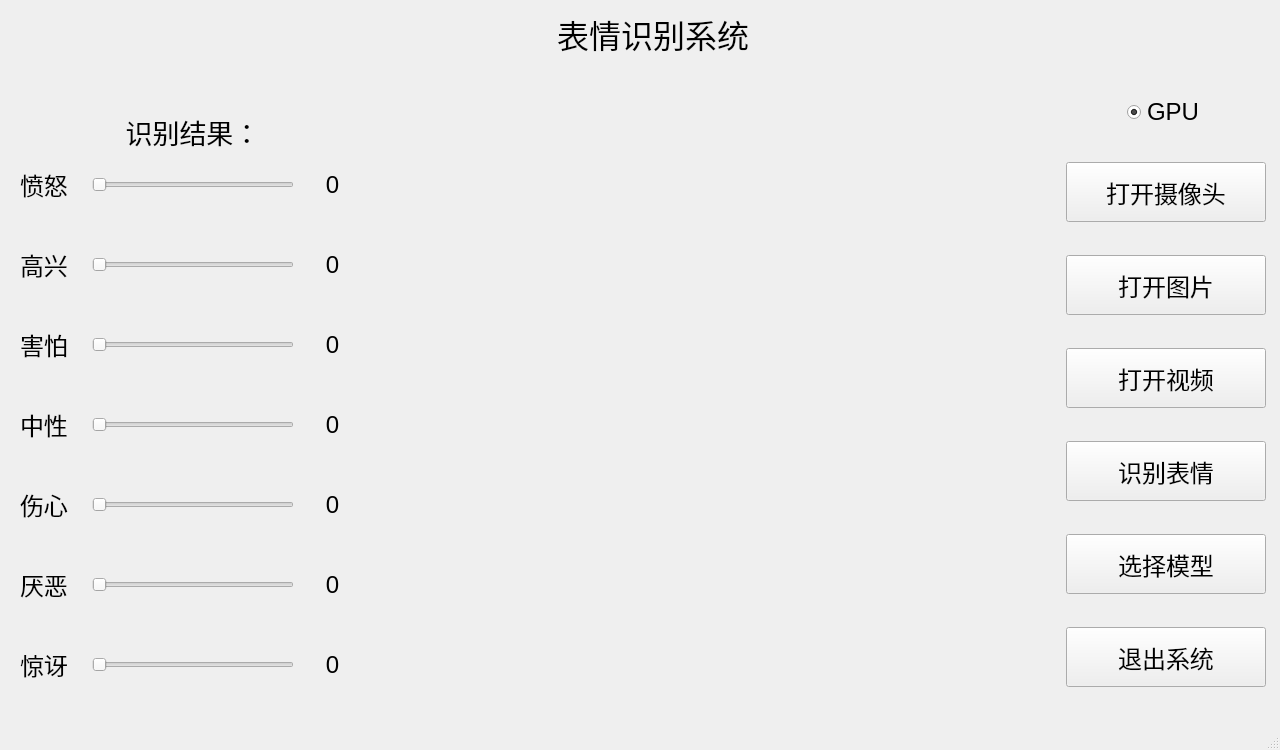
<?xml version="1.0" encoding="UTF-8"?>
<ui version="4.0">
 <class>FER_window</class>
 <widget class="QMainWindow" name="FER_window">
  <property name="geometry">
   <rect>
    <x>0</x>
    <y>0</y>
    <width>1280</width>
    <height>750</height>
   </rect>
  </property>
  <property name="minimumSize">
   <size>
    <width>1280</width>
    <height>750</height>
   </size>
  </property>
  <property name="maximumSize">
   <size>
    <width>1280</width>
    <height>750</height>
   </size>
  </property>
  <property name="cursor">
   <cursorShape>ArrowCursor</cursorShape>
  </property>
  <property name="windowTitle">
   <string>表情识别系统</string>
  </property>
  <property name="styleSheet">
   <string notr="true"/>
  </property>
  <widget class="QWidget" name="centralwidget">
   <widget class="QWidget" name="verticalLayoutWidget">
    <property name="geometry">
     <rect>
      <x>0</x>
      <y>0</y>
      <width>1306</width>
      <height>1221</height>
     </rect>
    </property>
    <layout class="QVBoxLayout" name="verticalLayout">
     <property name="spacing">
      <number>9</number>
     </property>
     <property name="topMargin">
      <number>10</number>
     </property>
     <property name="bottomMargin">
      <number>0</number>
     </property>
     <item>
      <widget class="QLabel" name="label_system_name">
       <property name="minimumSize">
        <size>
         <width>0</width>
         <height>40</height>
        </size>
       </property>
       <property name="maximumSize">
        <size>
         <width>16777215</width>
         <height>70</height>
        </size>
       </property>
       <property name="font">
        <font>
         <pointsize>24</pointsize>
        </font>
       </property>
       <property name="layoutDirection">
        <enum>Qt::LeftToRight</enum>
       </property>
       <property name="text">
        <string>表情识别系统</string>
       </property>
       <property name="alignment">
        <set>Qt::AlignCenter</set>
       </property>
       <property name="margin">
        <number>0</number>
       </property>
      </widget>
     </item>
     <item>
      <layout class="QHBoxLayout" name="horizontalLayout">
       <property name="spacing">
        <number>0</number>
       </property>
       <item>
        <layout class="QVBoxLayout" name="verticalLayout_2">
         <property name="spacing">
          <number>10</number>
         </property>
         <property name="sizeConstraint">
          <enum>QLayout::SetMinAndMaxSize</enum>
         </property>
         <property name="leftMargin">
          <number>20</number>
         </property>
         <property name="topMargin">
          <number>0</number>
         </property>
         <property name="rightMargin">
          <number>20</number>
         </property>
         <property name="bottomMargin">
          <number>0</number>
         </property>
         <item>
          <spacer name="verticalSpacer_2">
           <property name="orientation">
            <enum>Qt::Vertical</enum>
           </property>
           <property name="sizeHint" stdset="0">
            <size>
             <width>20</width>
             <height>40</height>
            </size>
           </property>
          </spacer>
         </item>
         <item>
          <widget class="QLabel" name="label_fer_result">
           <property name="minimumSize">
            <size>
             <width>0</width>
             <height>50</height>
            </size>
           </property>
           <property name="maximumSize">
            <size>
             <width>16777215</width>
             <height>107</height>
            </size>
           </property>
           <property name="font">
            <font>
             <pointsize>20</pointsize>
            </font>
           </property>
           <property name="text">
            <string>识别结果：</string>
           </property>
           <property name="alignment">
            <set>Qt::AlignCenter</set>
           </property>
          </widget>
         </item>
         <item>
          <layout class="QGridLayout" name="gridLayout">
           <property name="horizontalSpacing">
            <number>5</number>
           </property>
           <property name="verticalSpacing">
            <number>45</number>
           </property>
           <item row="4" column="2">
            <widget class="QLabel" name="label_sadness_pro">
             <property name="font">
              <font>
               <pointsize>18</pointsize>
              </font>
             </property>
             <property name="text">
              <string>0</string>
             </property>
             <property name="alignment">
              <set>Qt::AlignCenter</set>
             </property>
            </widget>
           </item>
           <item row="0" column="0">
            <widget class="QLabel" name="label_anger">
             <property name="maximumSize">
              <size>
               <width>16777215</width>
               <height>16777215</height>
              </size>
             </property>
             <property name="font">
              <font>
               <pointsize>18</pointsize>
              </font>
             </property>
             <property name="text">
              <string>愤怒</string>
             </property>
            </widget>
           </item>
           <item row="4" column="1">
            <widget class="QSlider" name="horizontalSlider_sadness">
             <property name="maximumSize">
              <size>
               <width>202</width>
               <height>16777215</height>
              </size>
             </property>
             <property name="maximum">
              <number>100</number>
             </property>
             <property name="value">
              <number>0</number>
             </property>
             <property name="orientation">
              <enum>Qt::Horizontal</enum>
             </property>
            </widget>
           </item>
           <item row="4" column="0">
            <widget class="QLabel" name="label_sadness">
             <property name="font">
              <font>
               <pointsize>18</pointsize>
              </font>
             </property>
             <property name="text">
              <string>伤心</string>
             </property>
            </widget>
           </item>
           <item row="0" column="1">
            <widget class="QSlider" name="horizontalSlider_anger">
             <property name="minimumSize">
              <size>
               <width>202</width>
               <height>0</height>
              </size>
             </property>
             <property name="maximumSize">
              <size>
               <width>202</width>
               <height>16777215</height>
              </size>
             </property>
             <property name="maximum">
              <number>100</number>
             </property>
             <property name="singleStep">
              <number>1</number>
             </property>
             <property name="value">
              <number>0</number>
             </property>
             <property name="orientation">
              <enum>Qt::Horizontal</enum>
             </property>
            </widget>
           </item>
           <item row="6" column="0">
            <widget class="QLabel" name="label_surprise">
             <property name="font">
              <font>
               <pointsize>18</pointsize>
              </font>
             </property>
             <property name="text">
              <string>惊讶</string>
             </property>
            </widget>
           </item>
           <item row="1" column="1">
            <widget class="QSlider" name="horizontalSlider_happy">
             <property name="minimumSize">
              <size>
               <width>202</width>
               <height>0</height>
              </size>
             </property>
             <property name="maximumSize">
              <size>
               <width>202</width>
               <height>16777215</height>
              </size>
             </property>
             <property name="maximum">
              <number>100</number>
             </property>
             <property name="value">
              <number>0</number>
             </property>
             <property name="orientation">
              <enum>Qt::Horizontal</enum>
             </property>
            </widget>
           </item>
           <item row="3" column="1">
            <widget class="QSlider" name="horizontalSlider_neutral">
             <property name="maximumSize">
              <size>
               <width>202</width>
               <height>16777215</height>
              </size>
             </property>
             <property name="maximum">
              <number>100</number>
             </property>
             <property name="value">
              <number>0</number>
             </property>
             <property name="orientation">
              <enum>Qt::Horizontal</enum>
             </property>
            </widget>
           </item>
           <item row="2" column="1">
            <widget class="QSlider" name="horizontalSlider_fear">
             <property name="maximumSize">
              <size>
               <width>202</width>
               <height>16777215</height>
              </size>
             </property>
             <property name="maximum">
              <number>100</number>
             </property>
             <property name="value">
              <number>0</number>
             </property>
             <property name="orientation">
              <enum>Qt::Horizontal</enum>
             </property>
            </widget>
           </item>
           <item row="2" column="0">
            <widget class="QLabel" name="label_fear">
             <property name="font">
              <font>
               <pointsize>18</pointsize>
              </font>
             </property>
             <property name="text">
              <string>害怕</string>
             </property>
            </widget>
           </item>
           <item row="2" column="2">
            <widget class="QLabel" name="label_fear_pro">
             <property name="font">
              <font>
               <pointsize>18</pointsize>
              </font>
             </property>
             <property name="text">
              <string>0</string>
             </property>
             <property name="alignment">
              <set>Qt::AlignCenter</set>
             </property>
            </widget>
           </item>
           <item row="3" column="2">
            <widget class="QLabel" name="label_neutral_pro">
             <property name="font">
              <font>
               <pointsize>18</pointsize>
              </font>
             </property>
             <property name="text">
              <string>0</string>
             </property>
             <property name="alignment">
              <set>Qt::AlignCenter</set>
             </property>
            </widget>
           </item>
           <item row="0" column="2">
            <widget class="QLabel" name="label_anger_pro">
             <property name="maximumSize">
              <size>
               <width>16777215</width>
               <height>16777215</height>
              </size>
             </property>
             <property name="font">
              <font>
               <pointsize>18</pointsize>
              </font>
             </property>
             <property name="text">
              <string>0</string>
             </property>
             <property name="alignment">
              <set>Qt::AlignCenter</set>
             </property>
            </widget>
           </item>
           <item row="5" column="1">
            <widget class="QSlider" name="horizontalSlider_disgust">
             <property name="minimumSize">
              <size>
               <width>202</width>
               <height>0</height>
              </size>
             </property>
             <property name="maximumSize">
              <size>
               <width>202</width>
               <height>16777215</height>
              </size>
             </property>
             <property name="maximum">
              <number>100</number>
             </property>
             <property name="value">
              <number>0</number>
             </property>
             <property name="orientation">
              <enum>Qt::Horizontal</enum>
             </property>
            </widget>
           </item>
           <item row="5" column="0">
            <widget class="QLabel" name="label_disgust">
             <property name="font">
              <font>
               <pointsize>18</pointsize>
              </font>
             </property>
             <property name="text">
              <string>厌恶</string>
             </property>
            </widget>
           </item>
           <item row="6" column="2">
            <widget class="QLabel" name="label_surprise_pro">
             <property name="font">
              <font>
               <pointsize>18</pointsize>
              </font>
             </property>
             <property name="text">
              <string>0</string>
             </property>
             <property name="alignment">
              <set>Qt::AlignCenter</set>
             </property>
            </widget>
           </item>
           <item row="3" column="0">
            <widget class="QLabel" name="label_neutral">
             <property name="font">
              <font>
               <pointsize>18</pointsize>
              </font>
             </property>
             <property name="text">
              <string>中性</string>
             </property>
            </widget>
           </item>
           <item row="1" column="2">
            <widget class="QLabel" name="label_happy_pro">
             <property name="font">
              <font>
               <pointsize>18</pointsize>
              </font>
             </property>
             <property name="text">
              <string>0</string>
             </property>
             <property name="alignment">
              <set>Qt::AlignCenter</set>
             </property>
            </widget>
           </item>
           <item row="1" column="0">
            <widget class="QLabel" name="label_happy">
             <property name="font">
              <font>
               <pointsize>18</pointsize>
              </font>
             </property>
             <property name="text">
              <string>高兴</string>
             </property>
            </widget>
           </item>
           <item row="5" column="2">
            <widget class="QLabel" name="label_disgust_pro">
             <property name="font">
              <font>
               <pointsize>18</pointsize>
              </font>
             </property>
             <property name="text">
              <string>0</string>
             </property>
             <property name="alignment">
              <set>Qt::AlignCenter</set>
             </property>
            </widget>
           </item>
           <item row="6" column="1">
            <widget class="QSlider" name="horizontalSlider_surprise">
             <property name="minimumSize">
              <size>
               <width>202</width>
               <height>0</height>
              </size>
             </property>
             <property name="maximumSize">
              <size>
               <width>202</width>
               <height>16777215</height>
              </size>
             </property>
             <property name="maximum">
              <number>100</number>
             </property>
             <property name="value">
              <number>0</number>
             </property>
             <property name="orientation">
              <enum>Qt::Horizontal</enum>
             </property>
            </widget>
           </item>
          </layout>
         </item>
         <item>
          <spacer name="verticalSpacer_3">
           <property name="orientation">
            <enum>Qt::Vertical</enum>
           </property>
           <property name="sizeHint" stdset="0">
            <size>
             <width>20</width>
             <height>40</height>
            </size>
           </property>
          </spacer>
         </item>
        </layout>
       </item>
       <item>
        <widget class="QLabel" name="lab_frame">
         <property name="enabled">
          <bool>true</bool>
         </property>
         <property name="minimumSize">
          <size>
           <width>640</width>
           <height>640</height>
          </size>
         </property>
         <property name="maximumSize">
          <size>
           <width>640</width>
           <height>640</height>
          </size>
         </property>
         <property name="font">
          <font>
           <pointsize>24</pointsize>
           <weight>50</weight>
           <bold>false</bold>
          </font>
         </property>
         <property name="toolTip">
          <string/>
         </property>
         <property name="text">
          <string/>
         </property>
         <property name="textFormat">
          <enum>Qt::RichText</enum>
         </property>
         <property name="alignment">
          <set>Qt::AlignCenter</set>
         </property>
        </widget>
       </item>
       <item>
        <layout class="QVBoxLayout" name="ButtonLayout">
         <property name="spacing">
          <number>5</number>
         </property>
         <property name="leftMargin">
          <number>40</number>
         </property>
         <property name="topMargin">
          <number>0</number>
         </property>
         <property name="rightMargin">
          <number>40</number>
         </property>
         <item alignment="Qt::AlignHCenter">
          <widget class="QRadioButton" name="btn_useGPU">
           <property name="enabled">
            <bool>true</bool>
           </property>
           <property name="font">
            <font>
             <pointsize>18</pointsize>
            </font>
           </property>
           <property name="tabletTracking">
            <bool>false</bool>
           </property>
           <property name="text">
            <string>GPU</string>
           </property>
           <property name="checked">
            <bool>true</bool>
           </property>
          </widget>
         </item>
         <item alignment="Qt::AlignHCenter">
          <widget class="QPushButton" name="btn_openCamera">
           <property name="minimumSize">
            <size>
             <width>200</width>
             <height>0</height>
            </size>
           </property>
           <property name="maximumSize">
            <size>
             <width>200</width>
             <height>60</height>
            </size>
           </property>
           <property name="font">
            <font>
             <pointsize>18</pointsize>
             <weight>50</weight>
             <bold>false</bold>
            </font>
           </property>
           <property name="text">
            <string>打开摄像头</string>
           </property>
          </widget>
         </item>
         <item alignment="Qt::AlignHCenter">
          <widget class="QPushButton" name="btn_openimage">
           <property name="minimumSize">
            <size>
             <width>200</width>
             <height>0</height>
            </size>
           </property>
           <property name="maximumSize">
            <size>
             <width>200</width>
             <height>60</height>
            </size>
           </property>
           <property name="font">
            <font>
             <pointsize>18</pointsize>
             <weight>50</weight>
             <bold>false</bold>
            </font>
           </property>
           <property name="text">
            <string>打开图片</string>
           </property>
          </widget>
         </item>
         <item alignment="Qt::AlignHCenter">
          <widget class="QPushButton" name="btn_openvideo">
           <property name="minimumSize">
            <size>
             <width>200</width>
             <height>0</height>
            </size>
           </property>
           <property name="maximumSize">
            <size>
             <width>200</width>
             <height>60</height>
            </size>
           </property>
           <property name="font">
            <font>
             <pointsize>18</pointsize>
             <weight>50</weight>
             <bold>false</bold>
            </font>
           </property>
           <property name="text">
            <string>打开视频</string>
           </property>
          </widget>
         </item>
         <item alignment="Qt::AlignHCenter">
          <widget class="QPushButton" name="btn_recognition">
           <property name="minimumSize">
            <size>
             <width>200</width>
             <height>60</height>
            </size>
           </property>
           <property name="maximumSize">
            <size>
             <width>200</width>
             <height>60</height>
            </size>
           </property>
           <property name="font">
            <font>
             <pointsize>18</pointsize>
             <weight>50</weight>
             <bold>false</bold>
            </font>
           </property>
           <property name="text">
            <string>识别表情</string>
           </property>
          </widget>
         </item>
         <item alignment="Qt::AlignHCenter">
          <widget class="QPushButton" name="btn_select_model">
           <property name="minimumSize">
            <size>
             <width>200</width>
             <height>0</height>
            </size>
           </property>
           <property name="maximumSize">
            <size>
             <width>200</width>
             <height>60</height>
            </size>
           </property>
           <property name="font">
            <font>
             <pointsize>18</pointsize>
             <weight>50</weight>
             <bold>false</bold>
            </font>
           </property>
           <property name="text">
            <string>选择模型</string>
           </property>
          </widget>
         </item>
         <item alignment="Qt::AlignHCenter">
          <widget class="QPushButton" name="btn_exitsystem">
           <property name="minimumSize">
            <size>
             <width>200</width>
             <height>0</height>
            </size>
           </property>
           <property name="maximumSize">
            <size>
             <width>200</width>
             <height>60</height>
            </size>
           </property>
           <property name="font">
            <font>
             <pointsize>18</pointsize>
             <weight>50</weight>
             <bold>false</bold>
            </font>
           </property>
           <property name="styleSheet">
            <string notr="true"/>
           </property>
           <property name="text">
            <string>退出系统</string>
           </property>
          </widget>
         </item>
        </layout>
       </item>
      </layout>
     </item>
     <item>
      <spacer name="verticalSpacer">
       <property name="orientation">
        <enum>Qt::Vertical</enum>
       </property>
       <property name="sizeHint" stdset="0">
        <size>
         <width>20</width>
         <height>40</height>
        </size>
       </property>
      </spacer>
     </item>
    </layout>
   </widget>
  </widget>
  <widget class="QMenuBar" name="menubar">
   <property name="geometry">
    <rect>
     <x>0</x>
     <y>0</y>
     <width>1280</width>
     <height>23</height>
    </rect>
   </property>
  </widget>
  <widget class="QStatusBar" name="statusbar"/>
 </widget>
 <resources/>
 <connections/>
</ui>
